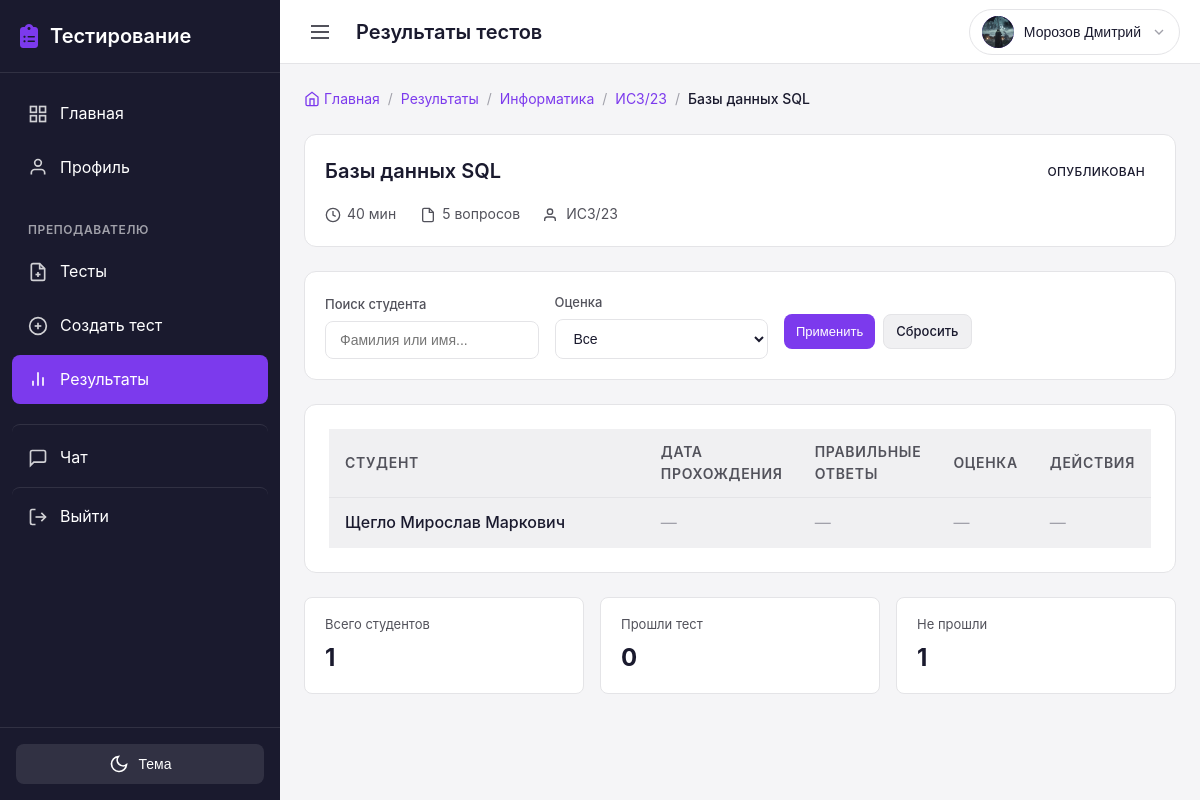
The page /teacher/results/subjects/6/groups/3/tests/9/students/ (signed in) on the database as committed earlier.
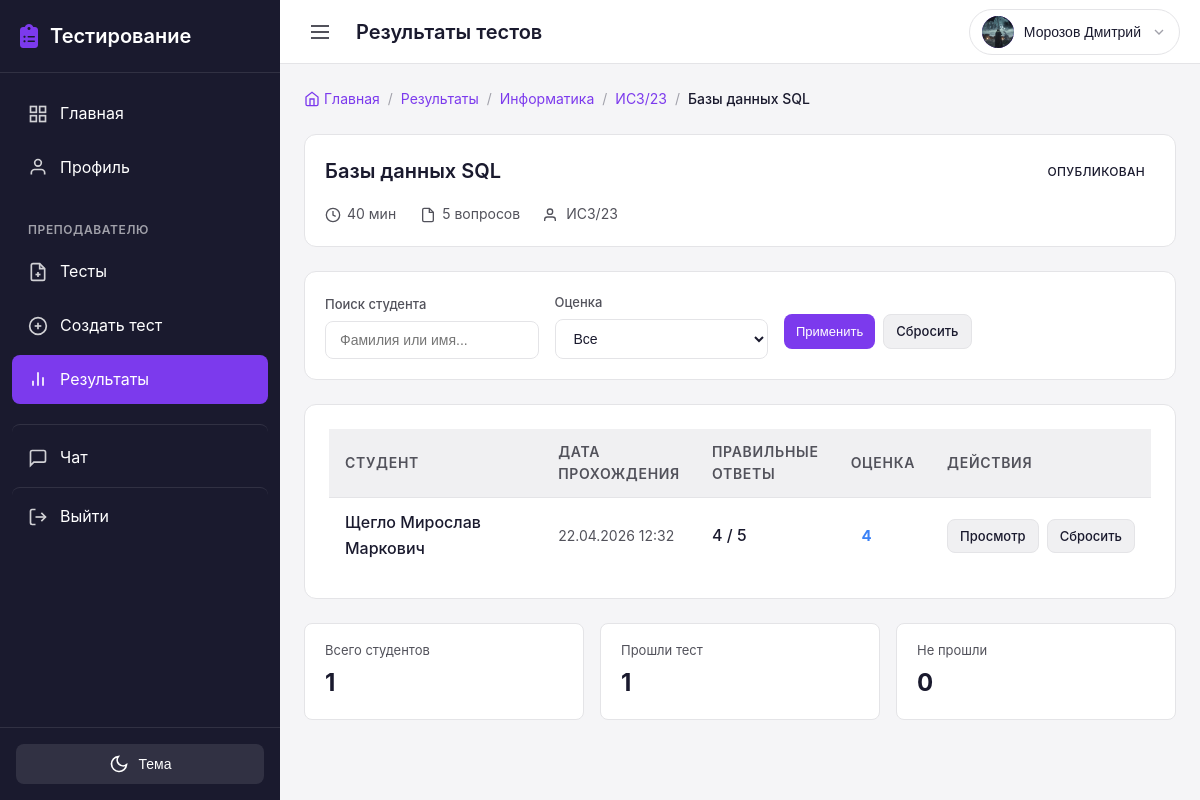
The same page on the database as committed later.
### users/models.py (models this page shows, shortened)
class User(AbstractUser):
    role = models.CharField(
        max_length=10,
        choices=UserRole.choices,
        default=UserRole.STUDENT,
        verbose_name='Роль'
    )
    phone = models.CharField(
        max_length=20,
        blank=True,
        verbose_name='Телефон'
    )
    birth_date = models.DateField(
        null=True,
        blank=True,
        verbose_name='Дата рождения'
    )
    patronymic = models.CharField(
        max_length=100,
        blank=True,
        verbose_name='Отчество'
    )
    class Meta:
        verbose_name = 'Пользователь'
        verbose_name_plural = 'Пользователи'
    @property
    def is_teacher(self):
        return self.role == UserRole.TEACHER
    @property
    def is_student(self):
        return self.role == UserRole.STUDENT

### results/models.py (models this page shows, shortened)
class Result(models.Model):
    GRADE_CHOICES = [
        (2, '2 (Неудовлетворительно)'),
        (3, '3 (Удовлетворительно)'),
        (4, '4 (Хорошо)'),
        (5, '5 (Отлично)'),
    ]
    test = models.ForeignKey(
        'tests.Test',
        on_delete=models.CASCADE,
        related_name='results',
        verbose_name='Тест'
    )
    student = models.ForeignKey(
        settings.AUTH_USER_MODEL,
        on_delete=models.CASCADE,
        related_name='test_results',
        limit_choices_to={'role': 'student'},
        verbose_name='Студент'
    )
    grade = models.PositiveSmallIntegerField(
        choices=GRADE_CHOICES,
        null=True,
        blank=True,
        verbose_name='Оценка',
        help_text='Оценка за тест (2-5) или пусто, если не проверено'
    )
    started_at = models.DateTimeField(
        auto_now_add=True,
        verbose_name='Время начала'
    )
    completed_at = models.DateTimeField(
        null=True,
        blank=True,
        verbose_name='Время завершения'
    )
    correct_answers_count = models.PositiveIntegerField(
        default=0,
        verbose_name='Количество верных ответов'
    )
    total_questions = models.PositiveIntegerField(
        default=0,
        verbose_name='Общее количество вопросов'
    )
    device_info = models.CharField(
        max_length=200,
        blank=True,
        verbose_name='Устройство',
        help_text='Информация об устройстве, с которого проходил тест'
    )
    tab_switches_count = models.PositiveIntegerField(
        default=0,
        verbose_name='Переключения вкладок',
        help_text='Количество раз, когда страница становилась неактивной'
    )
    class Meta:
        verbose_name = 'Результат'
        verbose_name_plural = 'Результаты'
        ordering = ['-completed_at', '-started_at']
    @property
    def remaining_seconds(self):
        if self.completed_at or not self.started_at or not self.test_id:
            return None
        time_limit_seconds = (self.test.time_limit or 0) * 60
        elapsed_seconds = int((timezone.now() - self.started_at).total_seconds())
        return max(0, time_limit_seconds - elapsed_seconds)

### users/views.py (the view, shortened to what this page needs)
# urls.py: path('teacher/results/subjects/<int:subject_id>/groups/<int:group_id>/tests/<int:test_id>/students/', views.teacher_results_students, name='teacher_results_students'),
@login_required
def teacher_results_students(request, subject_id, group_id, test_id):
    from groups.models import Subject, Group
    from tests.models import Test
    from results.models import Result
    if not request.user.is_teacher:
        messages.error(request, 'У вас нет доступа к этой странице')
        return redirect('dashboard')
    subject = get_object_or_404(Subject, id=subject_id, teachers=request.user)
    group = get_object_or_404(Group, id=group_id, subjects=subject)
    test = get_object_or_404(Test, id=test_id, subject=subject, created_by=request.user, groups=group)
    search = request.GET.get('search', '')
    grade_filter = request.GET.get('grade', '')
    students = User.objects.filter(
        profile__group=group,
        role='student'
    ).select_related('profile')
    if search:
        students = students.filter(
            Q(last_name__icontains=search) |
            Q(first_name__icontains=search)
        )
    results = Result.objects.filter(
        test=test,
        student__profile__group=group
    ).select_related('student', 'student__profile')
    results_dict = {result.student.id: result for result in results}
    not_passed_count = students.count() - len(results_dict)
    context = {
        'subject': subject,
        'group': group,
        'test': test,
        'students': students,
        'results_dict': results_dict,
        'search': search,
        'grade_filter': grade_filter,
        'not_passed_count': not_passed_count,
    }
    return render(request, 'users/teacher/results_students.html', context)

### chat/context_processors.py (called while the page is built)
def unread_messages_count(request):
    if request.user.is_authenticated:
        count = Message.objects.filter(receiver=request.user, is_read=False).count()
        return {'total_unread_messages': count}
    return {'total_unread_messages': 0}

### testingPlatform/ngrok_skip_warning.py (called while the page is built)
    def __call__(self, request):
        request.META['HTTP_NGROK_SKIP_BROWSER_WARNING'] = 'true'
        response = self.get_response(request)
        response['ngrok-skip-browser-warning'] = 'true'
        return response

### users/templatetags/user_tags.py (called while the page is built)
@register.filter
def dict_lookup(dictionary, key):
    if dictionary is None:
        return None
    return dictionary.get(key)

### templates/users/teacher/results_students.html (shortened to what the changed rows need)
{% extends 'base.html' %}
{% load user_tags %}
{% block content %}
<div class="results-container">
    <div class="test-info-card card mb-3">
        <div class="test-info-header">
            <h2 class="test-info-title">{{ test.title }}</h2>
        </div>
    </div>
    <div class="card">
        <div class="card-body">
            <div class="table-container">
                <table class="table">
                    <thead>
                        <tr>
                            <th style="width: 40%;">Студент</th>
                            <th>Дата прохождения</th>
                            <th>Правильные ответы</th>
                            <th>Оценка</th>
                            <th>Действия</th>
                        </tr>
                    </thead>
                    <tbody>
                        {% for student in students %}
                        {% with result=results_dict|dict_lookup:student.id %}
                        <tr class="{% if not result %}row-no-result{% endif %}"
                            data-student-id="{{ student.id }}"
                            data-live-kind="students"
                            {% if result %}
                            data-live-result-id="{{ result.id }}"
                            data-remaining-seconds="{{ result.remaining_seconds|default_if_none:'' }}"
                            {% endif %}>
                            <td>
                                <div class="student-name">
                                    {{ student.last_name }} {{ student.first_name }}
                                    {% if student.patronymic %}{{ student.patronymic }}{% endif %}
                                </div>
                            </td>
                            <td>
                                {% if result and result.completed_at %}
                                    <span class="result-date" data-result-date>{{ result.completed_at|date:"d.m.Y H:i" }}</span>
                                {% elif result %}
                                    <span class="badge badge-draft">В процессе</span>
                                {% else %}
                                    <span class="text-muted">—</span>
                                {% endif %}
                            </td>
                            <td>
                                {% if result %}
                                    <span class="answers-count" data-result-answers>
                                        {{ result.correct_answers_count }} / {{ result.total_questions }}
                                    </span>
                                {% else %}
                                    <span class="text-muted">—</span>
                                {% endif %}
                            </td>
                            <td>
                                {% if result and result.grade %}
                                    <span class="grade-badge grade-{{ result.grade }}" data-result-grade>
                                        {{ result.grade }}
                                    </span>
                                {% elif result and not result.completed_at %}
                                    <span class="remaining-time" data-result-grade>{{ result.remaining_seconds|format_timer }}</span>
                                {% else %}
                                    <span class="text-muted">—</span>
                                {% endif %}
                            </td>
                            <td>
                                {% if result %}
                                    <div class="actions-cell">
                                        <a href="{% url 'test_result_detail' result.id %}"
                                           class="btn btn-secondary btn-sm">
                                            Просмотр
                                        </a>
                                        <a href="{% url 'test_result_reset' result.id %}?next={{ request.path }}"
                                           class="btn btn-secondary btn-sm"
                                           onclick="return confirmAction('Сбросить результат? Студент сможет пройти тест заново.')">
                                            Сбросить
                                        </a>
                                    </div>
                                {% else %}
                                    <span class="text-muted">—</span>
                                {% endif %}
                            </td>
                        </tr>
                        {% endwith %}
                        {% endfor %}
                    </tbody>
                </table>
            </div>
        </div>
    </div>
    <div class="stats-summary mt-3">
        <div class="stats-row">
            <div class="stat-item">
                <span class="stat-label">Прошли тест</span>
                <span class="stat-value" id="studentsPassed">{{ results_dict|length }}</span>
            </div>
            <div class="stat-item">
                <span class="stat-label">Не прошли</span>
                <span class="stat-value" id="studentsNotPassed">{{ not_passed_count }}</span>
            </div>
        </div>
    </div>
</div>
{% endblock %}

Rows that differ between the two databases and show on the page:
changed User "Щегло": text "— — — —" → "/ Просмотр Сбросить"
added Result: completed_at "22.04.2026 12:32", correct_answers_count "4", total_questions "5", grade "4"
Other text that changed with them:
{{ results_dict|length }}: "0" → "1"
{{ not_passed_count }}: "1" → "0"
